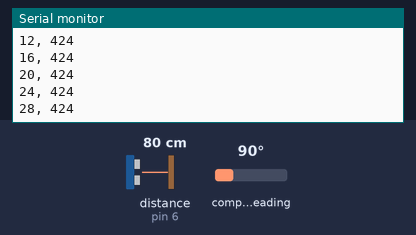
A sketch run on a simulated Arduino Uno, built with avr-gcc and run on an emulated ATmega328P. On the bench: the last lines printed to the serial monitor. Wiring (inferred from the names in the program): QMC5883L compass at I2C address 0x0D. The test bench sets the inputs (shaded band); at power-on: distance to the obstacle (sensor on pin 6) 80 cm, compass heading 90°. The echo pulse lasts 58.3 µs per cm; no radio packets arrive unless stated.

Above: at 1.2 s.
1.3 s: distance to the obstacle (sensor on pin 6) set to 2 cm
At 1.35 s:
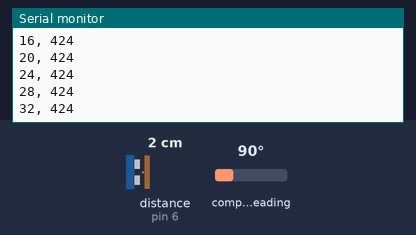
2.8 s: compass heading set to 7°
At 2.89 s:
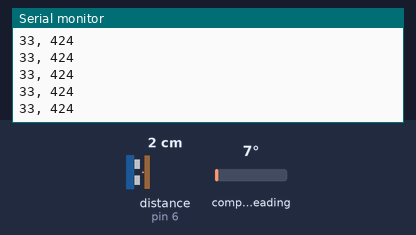
4.3 s: distance to the obstacle (sensor on pin 6) set to 4 cm
At 4.44 s:
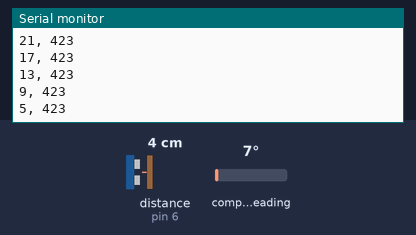
7.3 s: compass heading set to 90°
At 7.4 s:
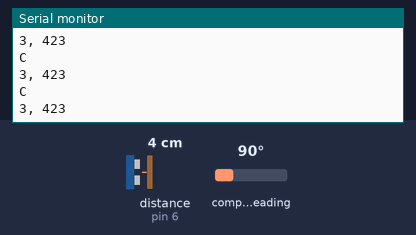
Timing chart, 0 to 10.3 s (numbered marks = the images above; inputs shaded):
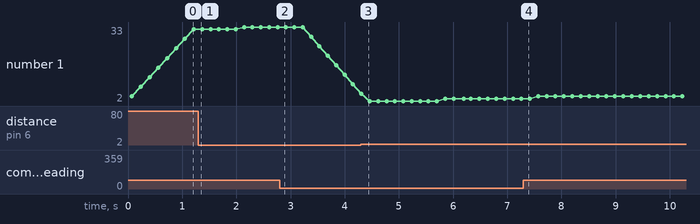

The sketch:

deviceSketch0.2.ino
```cpp
#include <SPI.h>
#include <nRF24L01.h>
#include <RF24.h>
#include <Wire.h>
#include <NewPing.h>

RF24 radio(10, 8); // CE, CSN
const byte address[6] = "00001";

#define TRIGGER_PIN  7
#define ECHO_PIN     6
#define MAX_DISTANCE 350
#define SIZE 20

#define STR_SIZE 30

#define addr 0x0D

NewPing sonar(TRIGGER_PIN, ECHO_PIN, MAX_DISTANCE);
unsigned short dataSet[SIZE], dataIdx=0;
unsigned short mean,sum,currentValue;

//**New Algorithm Inits**
long b_new=0, b_prev;
unsigned long runTime;

unsigned long distTimer;
unsigned int carPresent = 0;
long b_store =0;
unsigned int b_count = 0;
unsigned int startFlag = 0;

unsigned int reStack = 0;
unsigned int reStackflag = 0;

char text[60];
String str = "";

//**flags
int checkMode = 0;

#define fieldLimit 10
#define distLimit 20

void sonicOutput(){
      sum=0;
      if(dataIdx<SIZE){
        dataIdx++;
      }else{
        dataIdx=0;
      }
      currentValue = sonar.ping_cm();
      if(sonar.ping()==0)
        currentValue=350;
      dataSet[dataIdx]=currentValue;

      for(int i=0;i<SIZE;i++){
        sum+=dataSet[i];
      }
      mean = sum/SIZE;
      delay(50);
}

void detectionFunction(){
  int diff = b_new - b_prev;
  diff = abs(diff);
  if(diff > fieldLimit){
    Serial.println("Anomaly Detected in Local Field");
    Serial.print("B_NEW: ");
    Serial.print(b_new);
    Serial.print(", B_PREV: ");
    Serial.println(b_prev);

    //--------------------------------------------------
    str = "Anomaly -- B_NEW: "+String(b_new);
    str.toCharArray(text,STR_SIZE);
    radio.write(&text, sizeof(text));

    str = "B_PREV: "+String(b_prev);
    str.toCharArray(text,STR_SIZE);
    radio.write(&text, sizeof(text));
    //--------------------------------------------------

    Serial.print("Waiting for Distance Response");

    //--------------------------------------------------
    str = "Waiting for Distance Response";
    str.toCharArray(text,STR_SIZE);
    radio.write(&text, sizeof(text));
    //--------------------------------------------------

    reStack += b_new;
    reStackflag += 1;

    checkMode = 1;
    distTimer = millis();
  }else{
      reStackflag =0;
      reStack=0;
  }
}

void setup() {
  dataSet[SIZE] = {0};
  Serial.begin(9600);
  radio.begin();
  radio.openWritingPipe(address);
  radio.setPALevel(RF24_PA_LOW);
  radio.stopListening();

  Wire.begin();
  Wire.beginTransmission(addr); //start talking
  Wire.write(0x0B); // Tell the HMC5883 to Continuously Measure
  Wire.write(0x01); // Set the Register
  Wire.endTransmission();
  Wire.beginTransmission(addr); //start talking
  Wire.write(0x09); // Tell the HMC5883 to Continuously Measure
  Wire.write(0x1D); // Set the Register
  Wire.endTransmission();

  runTime = millis();
}

void loop() {
  long x, y, z;
  sonicOutput();

  Wire.beginTransmission(addr);
  Wire.write(0x00); //start with register 3.
  Wire.endTransmission();

  //Read the data.. 2 bytes for each axis.. 6 total bytes
  Wire.requestFrom(addr, 6);
  if (6 <= Wire.available()) {
    x = Wire.read(); //MSB  x
    x |= Wire.read() << 8; //LSB  x
    z = Wire.read(); //MSB  z
    z |= Wire.read() << 8; //LSB z
    y = Wire.read(); //MSB y
    y |= Wire.read() << 8; //LSB y
  }
  x/=10;
  y/=10;
  z/=10;

  b_new = sqrt(x*x + y*y + z*z);

  if(runTime > 6000){
    Serial.println("C");
    //--------------------------------------------------
    str = "C";
    str.toCharArray(text,STR_SIZE);
    radio.write(&text, sizeof(text));
    //--------------------------------------------------
    if(startFlag==0){
      b_prev = b_store/b_count;
      Serial.print("B_PREV: ");
      Serial.println(b_prev);
      Serial.print("READINGS TAKEN: ");
      Serial.println(b_count);

      //--------------------------------------------------
      str = "B_PREV: "+String(b_prev)+", READINGS TAKEN: "+String(b_count);
      str.toCharArray(text,STR_SIZE);
      radio.write(&text, sizeof(text));
      //--------------------------------------------------

      startFlag=1;
    }
    detectionFunction();
    if(reStackflag==10){
      b_prev = reStack/10;
      reStackflag=0;
      reStack=0;

      Serial.print("\nRECALIBRATING LOCAL FIELD\nB_PREV: ");
      Serial.println(b_prev);

      //--------------------------------------------------
      str = "RECALIBRATING LOCAL FIELD\nB_PREV: "+String(b_prev);
      str.toCharArray(text,STR_SIZE);
      radio.write(&text, sizeof(text));
      //--------------------------------------------------
    }
  }else{
    if(runTime <= 6000 && runTime >= 2500){
       b_store+=b_new;
       b_count++;
    }
    runTime = millis();
  }

  if(checkMode == 1){
    if((millis()-distTimer)>6000){
    checkMode = 0;

    Serial.print("DISTANCE: ");
    Serial.println(mean);

    //--------------------------------------------------
    str = "DISTANCE: "+String(mean);
    str.toCharArray(text,STR_SIZE);
    radio.write(&text, sizeof(text));
    //--------------------------------------------------

    if(mean<distLimit){
      if(carPresent==0){
        Serial.println("**CAR PRESENCE DETECTED**");

        //--------------------------------------------------
        str = "**CAR PRESENCE DETECTED**";
        str.toCharArray(text,STR_SIZE);
        radio.write(&text, sizeof(text));
        //--------------------------------------------------

        carPresent=1;
        delay(2000);
       }else{
        Serial.println("**FALSE VARIATION**");

        //--------------------------------------------------
        str = "**FALSE VARIATION**";
        str.toCharArray(text,STR_SIZE);
        radio.write(&text, sizeof(text));
        //--------------------------------------------------

       }
     }else{
      if(carPresent==1){
        Serial.println("**CAR ABSENCE DETECTED**");

        //--------------------------------------------------
        str = "**CAR ABSENCE DETECTED**";
        str.toCharArray(text,STR_SIZE);
        radio.write(&text, sizeof(text));
        //--------------------------------------------------

        carPresent=0;
        delay(2000);
       }else{
        Serial.println("**FALSE VARIATION**");

        //--------------------------------------------------
        str = "**FALSE VARIATION**";
        str.toCharArray(text,STR_SIZE);
        radio.write(&text, sizeof(text));
        //--------------------------------------------------

       }
     }
   }
  }

  String str = String(mean) + ", " + String(b_new);
  str.toCharArray(text,STR_SIZE);
  radio.write(&text, sizeof(text));
  Serial.println(text);
  delay(100);
}
```

Measured:
- plotted number 1: 32 → 33 after the input at 1.3 s, 9 → 3 after the input at 4.3 s
